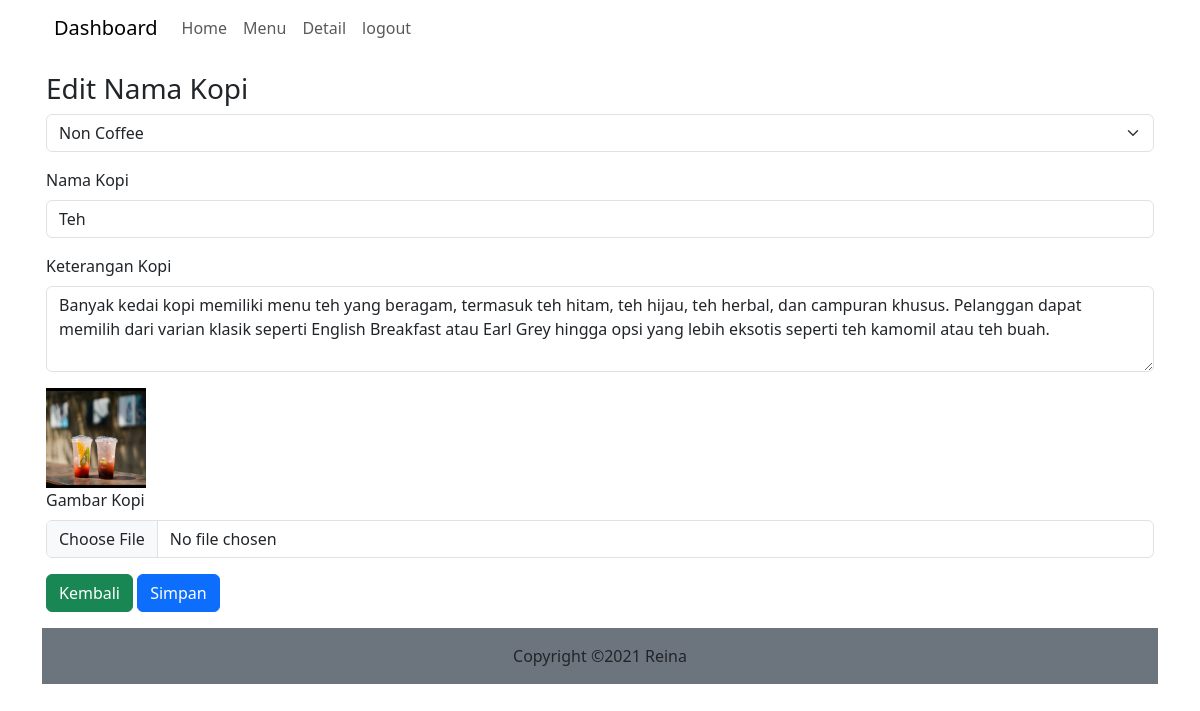
Screenshot of /admins/kopi-form.php?id_binatang=4 with the database file from the repository.
### tables this page shows
CREATE TABLE `binatang` (
  `id_binatang` int(11) NOT NULL,
  `nama_binatang` varchar(50) NOT NULL,
  `keterangan_binatang` text NOT NULL,
  `gambar` varchar(100) NOT NULL,
  `id_kategori` int(11) NOT NULL
);

CREATE TABLE `kategori` (
  `id_kategori` int(11) NOT NULL,
  `nama_kategori` varchar(50) NOT NULL
);

### functions/functions.php (called while the page is built, shortened)
<?php
$conn =mysqli_connect("localhost","root","","coffeeshop");
function query($query){
    global $conn;
    $result =mysqli_query($conn, $query);
    $rows = [];
    while( $row = mysqli_fetch_assoc($result)){
        $rows[] = $row;
    }
    return $rows;
}

### admins/kopi-form.php (the view, shortened to what this page needs)
<?php
    require_once '../admin/header.php';
    require_once '../functions/functions.php'
?>
<?php
$id_binatang = $_GET['id_binatang'];
$binatang = query("SELECT * FROM binatang WHERE id_binatang= $id_binatang")[0];
$kategori = query("SELECT * FROM kategori JOIN binatang ON kategori.id_kategori = binatang.id_kategori WHERE id_binatang = $id_binatang")[0];
?>
<div class="container">
  <div class="row">
    <div class="col-12 p-3 bg-white">
        <h3>Edit Nama Kopi</h3>
        <form method="post" enctype="multipart/form-data">
    <div class="mb-3">
        <select class="form-select" name="id_kategori" required>
            <option value="<?= $kategori['id_kategori'] ?>"><?= $kategori['nama_kategori'] ?> </option>
        </select>
    </div>
            <div class="mb-3">
                <label class="form-label">Nama Kopi</label>
                <input type="text" name="nama_binatang" class="form-control" value="<?= $binatang['nama_binatang']?>">
            </div>
            <div class="mb-3">
                <label class="form-label">Keterangan Kopi</label>
            <textarea class="form-control" name="keterangan_binatang" rows="3" placeholder="Keterangan Binatang"  required><?= $binatang['keterangan_binatang']?></textarea>
            </div>
            <img src="../img/<?= $binatang['gambar'] ?>" width="100px" height="100px">
            <div class="mb-3">
                <label for="gambar" class="form-label">Gambar Kopi</label>
                <input type="file" name="gambar" class="form-control">
            </div>
            <a href="kopi.php" class="btn btn-success" >Kembali</a>
            <button type="submit" class="btn btn-primary" name="submit" >Simpan</button>
        </form>
    </div>
  </div>
</div>
<?php require_once '../admin/footer.php';?>

### css/style.css (style rules this page uses)
.admin-body { background-image: url("../img/bg.png"); background-repeat: repeat; }
.bg-white { background-color: #6c757d; }

### rows the page displays
binatang: id_kategori "Non Coffee", nama_binatang "Teh", keterangan_binatang "Banyak kedai kopi memiliki menu teh yang beragam, termasuk teh hitam, teh hijau, teh herbal, dan campuran khusus. Pelanggan dapat memilih dari varian klasik seperti English Breakfast atau Earl Grey hingga opsi yang lebih eksotis seperti teh kamomil atau teh buah.", gambar (picture)
